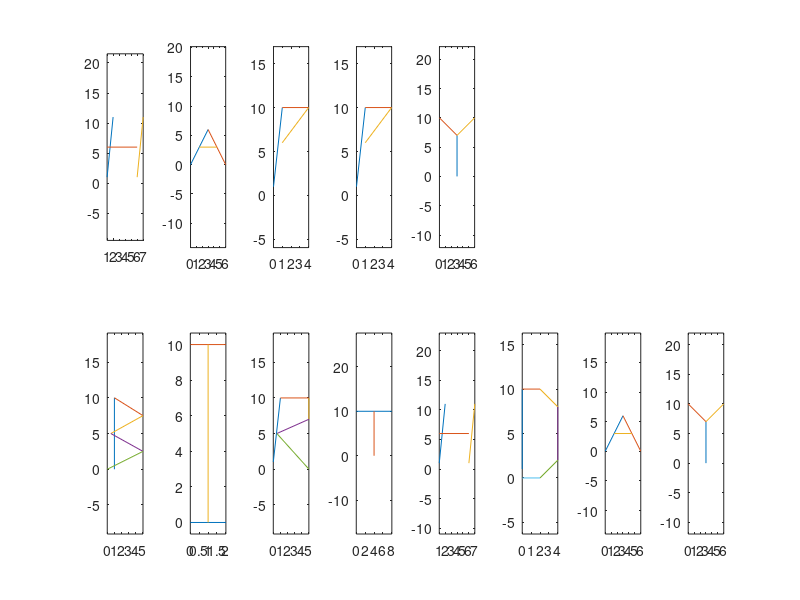

This figure's MATLAB source:
clc;clf;
subplot(2,8,1);
plot([1,2],[1,11],[1,6],[6,6],[6,7],[1,11]);
axis equal;%H
subplot(2,8,2);
plot([0,3],[0,6],[3,6],[6,0],[1.5,4.5],[3,3]);
axis equal;%A
subplot(2,8,3);
plot([0,1],[1,10],[1,4],[10,10],[4,1],[10,6]);
axis equal;%P
subplot(2,8,4);
plot([0,1],[1,10],[1,4],[10,10],[4,1],[10,6]);
axis equal;%P
subplot(2,8,5);
plot([3,3],[0,7],[3,0],[7,10],[3,6],[7,10]);
axis equal;%Y
subplot(2,8,9);
plot([1,1],[0,10],[1,5],[10,7.5],[5,0.5],[7.5,5],[0.5,5],[5,2.5],[0,5],[0,2.5]);
axis equal;%B
subplot(2,8,10);
plot([0,2],[0,0],[0,2],[10,10],[1,1],[0,10]);
axis equal;%I
subplot(2,8,11);
plot([0,1],[1,10],[1,5],[10,10],[5,5],[10,7],[5,0.5],[7,5],[0.5,5],[5,0]);
axis equal;%R
subplot(2,8,12);
plot([0,8],[10,10],[4,4],[0,10]);
axis equal;%T
subplot(2,8,13);
plot([1,2],[1,11],[1,6],[6,6],[6,7],[1,11]);
axis equal;%H
subplot(2,8,14);
plot([0,0],[1,10],[0,2],[10,10],[2,4],[10,8],[4,4],[8,2],[4,2],[2,0],[0,2],[0,0]);
axis equal;%D
subplot(2,8,15);
plot([0,3],[0,6],[3,6],[6,0],[1.5,4.5],[3,3]);
axis equal;%A
subplot(2,8,16);
plot([3,3],[0,7],[3,0],[7,10],[3,6],[7,10]);
axis equal;%Y